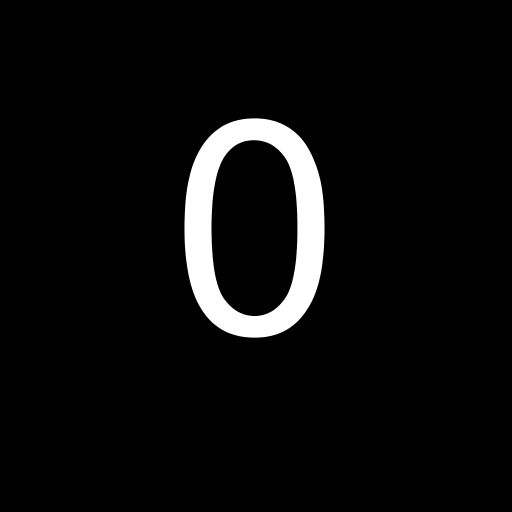
#> input picture examples/data/vid_example.tif, 512 x 512 px
$ python simulated_camera_example.py
#> lines starting #> are read from the running program, lines starting #| are printed output that depends on the picture
### src/cas_gui/cameras/SimulatedCamera.py
# -*- coding: utf-8 -*-
"""
Simulated camera interface for Camera Acquisition Based GUIs. Loads images
from a file (image or video).

Mike Hughes, Applied Optics Group, University of Kent

"""

from cas_gui.cameras.GenericCamera import GenericCameraInterface
from PIL import Image, ImageSequence
import numpy as np
import time

class SimulatedCamera(GenericCameraInterface):


    preLoaded = False
    currentFrame = 0
    dtype = 'uint16'


    def __init__(self, **kwargs):


        self.filename = kwargs.get('filename', None)
        self.lastImageTime = time.perf_counter()
        self.lastImageTimeAdjusted = self.lastImageTime
        self.fps = 10
        self.frameRateEnabled = False
        if self.filename is not None:
            self.dataset = Image.open(self.filename)
#> self.dataset is the input picture: PIL image 512x512 L; min 0, max 255, mean 12.5


    def __str__(self):
        return "Simmulated Camera, source = " + self.filename


    def get_camera_list(self):
        return "Simulated Camera, source = " + self.filename


    def open_camera(self, camID):
        self.dataset = Image.open(self.filename)
        self.camera_open = True


    def close_camera(self):
        pass


    def dispose(self):
        self.dataset.close()
        pass


    def pre_load(self, nImages):
        # Pre-Loads nImages into memory, avoiding file read timing slowing
        # down apparent frame rate
#> called with nImages = -1
        print("Pre-loading images ...")
        h = np.shape(self.dataset)[0]
#> h = 512
        w = np.shape(self.dataset)[1]
#> w = 512

        if nImages > 0:
            framesToLoad = min(nImages, self.dataset.n_frames)
        else:
            framesToLoad = self.dataset.n_frames
#> framesToLoad = 10
        self.imageBuffer = np.zeros((h,w,framesToLoad), dtype = self.dtype)

        for i in range(framesToLoad):
            self.dataset.seek(i)
            self.imageBuffer[:,:,i] = np.array(self.dataset).astype(self.dtype)
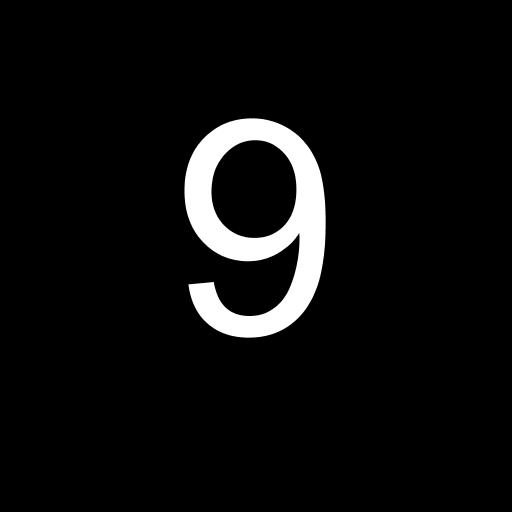
#> self.dataset: PIL image 512x512 L; min 0, max 255, mean 13.6
        self.preLoaded = True
        print("Images Pre-loaded")


    def set_current_image(self, imNum):
        currentImageIdx = imNum


    def get_image(self):
       # Either loads the next image from the file or, if we have pre-loaded,
       # copies the image from memory. Returns the image.


       # Calculate delay needed to simulate desired frame rate
       if self.fps > 0:
           desiredWait = 1/self.fps
       else:
           desiredWait = 100000
       currentTime = time.perf_counter()
       waitNeeded = desiredWait - (currentTime - self.lastImageTimeAdjusted)

       # Only return an image if enough time has passed since the last image
       # to match the frame rate, otherwise return None
       if waitNeeded < 0:
           self.lastImageTime = time.perf_counter()

           # We keep a record of the last time minus the wait needed. This way,
           # when we have waited too long (i.e. waitNeeded << 0) we add something
           # to the lastImageTimeAdjusted which has the effect of making the next
           # wait needed shorter. This leads to a more accurate frame rate.
           if waitNeeded > -desiredWait:
               self.lastImageTimeAdjusted = self.lastImageTime - waitNeeded
           else:
               self.lastImageTimeAdjusted = self.lastImageTime

           # If we were paused then this might lead toa huge wait time, we never

           if self.preLoaded:

               if self.currentFrame >= np.shape(self.imageBuffer)[2]:
                   self.currentFrame = 0
               imData = self.imageBuffer[:,:,self.currentFrame].astype(self.dtype)

           else:

               if self.currentFrame > self.dataset.n_frames - 1:
                   self.currentFrame = 0

               self.dataset.seek(self.currentFrame)
               imData = np.array(self.dataset.getdata()).reshape(self.dataset.size[1], self.dataset.size[0]).astype(self.dtype)

           self.currentFrame = self.currentFrame + 1
           self.actualFrameRate = 1/(time.perf_counter() - self.lastImageTime)

       else:

            imData = None

       return imData


    # The following are implmented to better simulate a real camera:

    ###### Frame Rate

    def enable_frame_rate(self):
        self.frameRateEnabled = True
        return True

    def disable_frame_rate(self):
        self.frameRateEnabled = False
        return True

    def set_frame_rate(self, fps):
        self.fps = fps
        return

    def get_frame_rate(self):
        return self.fps

    def get_frame_rate_range(self):
        return (0.01,1024)

    def is_frame_rate_enabled(self):
        return self.frameRateEnabled


    ##### Exposure
    def is_exposure_enabled(self):
        return False

    def set_exposure(self, exposure):
        pass

    def get_exposure(self):
        return 0

    def get_exposure_range(self):
        return 0,0


    ##### Gain
    def isGainEnabled(self):
        return False

    def setGain(self, gain):
        pass

    def getGain(self):
        return 0

    def getGainRange(self):
        return 0,0


# [2 lines that do not run on import are left out]

### examples/simulated_camera_example.py
# -*- coding: utf-8 -*-
"""
Examples of how to use a simulated camera in CAS.

@author: Mike Hughes, Applied Optics Group, University of Kent
"""

import context
import time
import math
import matplotlib.pyplot as plt
from pathlib import Path

from cas_gui.cameras.SimulatedCamera import SimulatedCamera

# This is the tif file containing images to be used a simulated camera feed
filename = Path('data/vid_example.tif')

# Create an instance of the simulated camera
cam = SimulatedCamera(filename = filename)

# Open the camera. The argument is the camera number, for compatibility with
# camera interfaces that support multiple cameras, it is ignored here for the
# simulated camera
cam.open_camera(0)


# Pre-load frames into memory. This is not essential, but will prevent file
# i/o speed limiting the frame rate. (try commenting this line and see the
# drop in measured frame rate). Passing -1 loads all the frames. Pass a number
# to load only that number of frames. The simulated camera will then stream
# only those pre-loaded frames.
cam.pre_load(-1)


# We wait to ensure we have an image available
time.sleep(0.5)


# Grab the next image
img = cam.get_image()


# Display the image
if img is not None:
    plt.imshow(img, cmap = 'gray')
else:
    print ("No image was received.")


# Set the frame rate to 50 fps
frame_rate = 100
cam.set_frame_rate(frame_rate)

# Wait until we have a frame to avoid messing up frame rate measurement below
while cam.get_image() is None:
    pass

# Now we will grab some images in succession and check that they are served
# at the requested frame rate
nFrames = 50
#> nFrames = 50

start_time = time.perf_counter()
for iImage in range(0,nFrames):
    while cam.get_image() is None:
        pass
#> this loop made 50 passes
#> pass 1, in get_image (call 3), `imData = self.imageBuffer[:,:,self.currentFrame].astype(self.dtype)`:
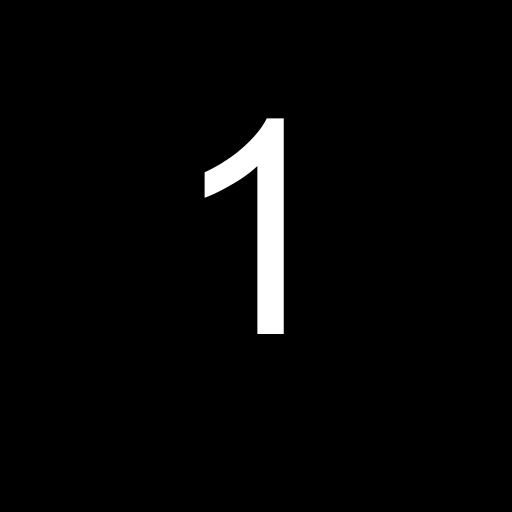
#> imData: shape (512, 512) uint16; min 0, max 255, mean 6.9
#> pass 2, in get_image (call 34), `imData = self.imageBuffer[:,:,self.currentFrame].astype(self.dtype)`:
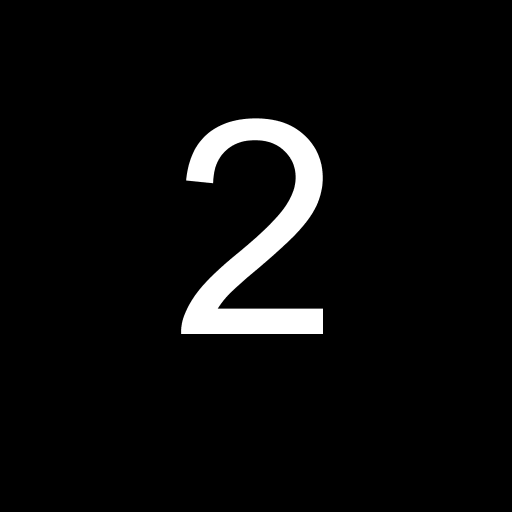
#> imData: shape (512, 512) uint16; min 0, max 255, mean 11.8
#> pass 3, in get_image (call 35), `imData = self.imageBuffer[:,:,self.currentFrame].astype(self.dtype)`:
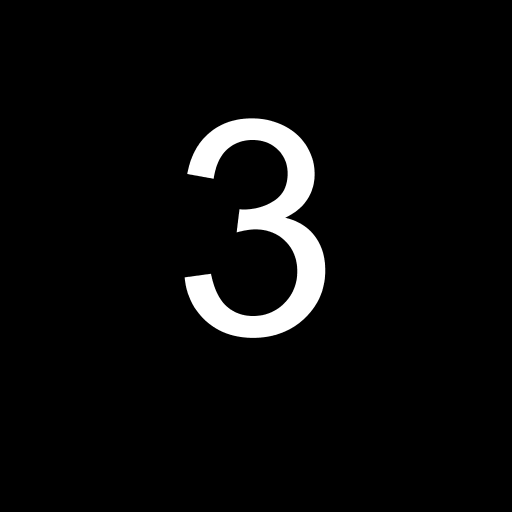
#> imData: shape (512, 512) uint16; min 0, max 255, mean 11.2
end_time =  time.perf_counter()

measured_frame_rate = round(nFrames / (end_time-start_time))
print(f"Requested frame rate is {frame_rate} fps. \nMeasured frame rate is {measured_frame_rate} fps.")
#| Requested frame rate is 100 fps.
#| Measured frame rate is 99 fps.


# Close the camera (not strictly necessary for simulated cameras, for compatibility with real cameras.)
cam.close_camera()
